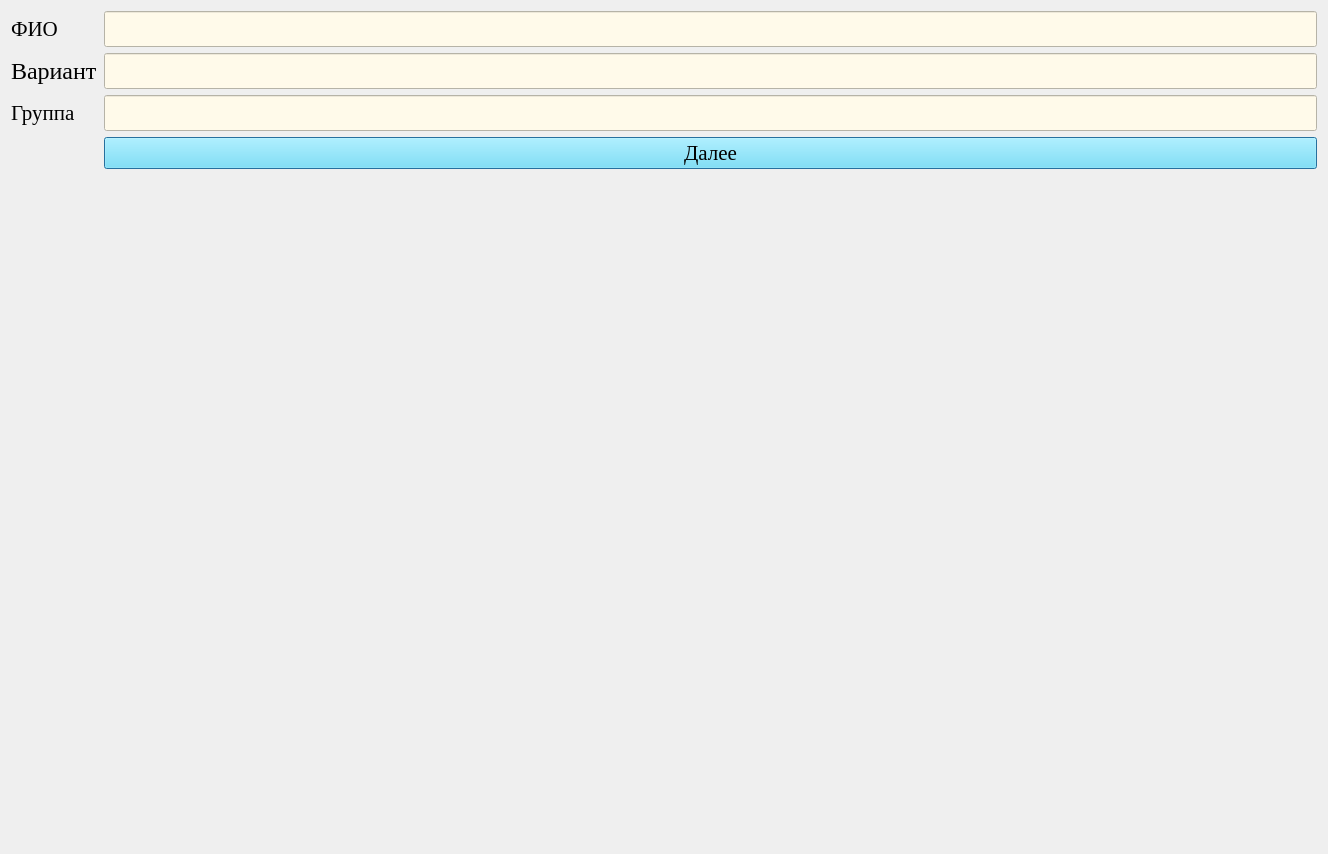
<?xml version="1.0" encoding="UTF-8"?>
<ui version="4.0">
 <class>login</class>
 <widget class="QDialog" name="login">
  <property name="geometry">
   <rect>
    <x>0</x>
    <y>0</y>
    <width>1328</width>
    <height>854</height>
   </rect>
  </property>
  <property name="windowTitle">
   <string>Dialog</string>
  </property>
  <layout class="QFormLayout" name="formLayout">
   <item row="0" column="0">
    <widget class="QLabel" name="labelSurname">
     <property name="font">
      <font>
       <family>Times New Roman</family>
       <pointsize>18</pointsize>
      </font>
     </property>
     <property name="text">
      <string>&lt;html&gt;&lt;head/&gt;&lt;body&gt;&lt;p&gt;&lt;span style=&quot; font-size:16pt;&quot;&gt;ФИО&lt;/span&gt;&lt;/p&gt;&lt;/body&gt;&lt;/html&gt;</string>
     </property>
    </widget>
   </item>
   <item row="0" column="1">
    <widget class="QLineEdit" name="lineEditSurname">
     <property name="font">
      <font>
       <pointsize>18</pointsize>
      </font>
     </property>
     <property name="styleSheet">
      <string notr="true">background-color: #fffaea;</string>
     </property>
     <property name="inputMethodHints">
      <set>Qt::ImhNone</set>
     </property>
     <property name="maxLength">
      <number>25</number>
     </property>
    </widget>
   </item>
   <item row="1" column="0">
    <widget class="QLabel" name="labelNumGroup">
     <property name="font">
      <font>
       <family>Times New Roman</family>
       <pointsize>18</pointsize>
      </font>
     </property>
     <property name="text">
      <string>&lt;html&gt;&lt;head/&gt;&lt;body&gt;&lt;p&gt;Вариант&lt;/p&gt;&lt;/body&gt;&lt;/html&gt;</string>
     </property>
    </widget>
   </item>
   <item row="1" column="1">
    <widget class="QLineEdit" name="lineEditNumINGroup">
     <property name="font">
      <font>
       <pointsize>18</pointsize>
      </font>
     </property>
     <property name="styleSheet">
      <string notr="true">background-color: #fffaea;</string>
     </property>
     <property name="inputMethodHints">
      <set>Qt::ImhNone</set>
     </property>
     <property name="maxLength">
      <number>2</number>
     </property>
    </widget>
   </item>
   <item row="2" column="0">
    <widget class="QLabel" name="labelGroup">
     <property name="font">
      <font>
       <family>Times New Roman</family>
       <pointsize>18</pointsize>
      </font>
     </property>
     <property name="text">
      <string>&lt;html&gt;&lt;head/&gt;&lt;body&gt;&lt;p&gt;&lt;span style=&quot; font-size:16pt;&quot;&gt;Группа&lt;/span&gt;&lt;/p&gt;&lt;/body&gt;&lt;/html&gt;</string>
     </property>
    </widget>
   </item>
   <item row="2" column="1">
    <widget class="QLineEdit" name="lineEditGroup">
     <property name="font">
      <font>
       <pointsize>18</pointsize>
      </font>
     </property>
     <property name="styleSheet">
      <string notr="true">background-color: #fffaea;</string>
     </property>
     <property name="inputMethodHints">
      <set>Qt::ImhNone</set>
     </property>
     <property name="maxLength">
      <number>15</number>
     </property>
    </widget>
   </item>
   <item row="3" column="1">
    <widget class="QPushButton" name="btnSignLab">
     <property name="font">
      <font>
       <family>Times New Roman</family>
       <pointsize>16</pointsize>
      </font>
     </property>
     <property name="styleSheet">
      <string notr="true">background-color: #66e3ff;</string>
     </property>
     <property name="text">
      <string>Далее</string>
     </property>
    </widget>
   </item>
  </layout>
 </widget>
 <resources/>
 <connections/>
</ui>
